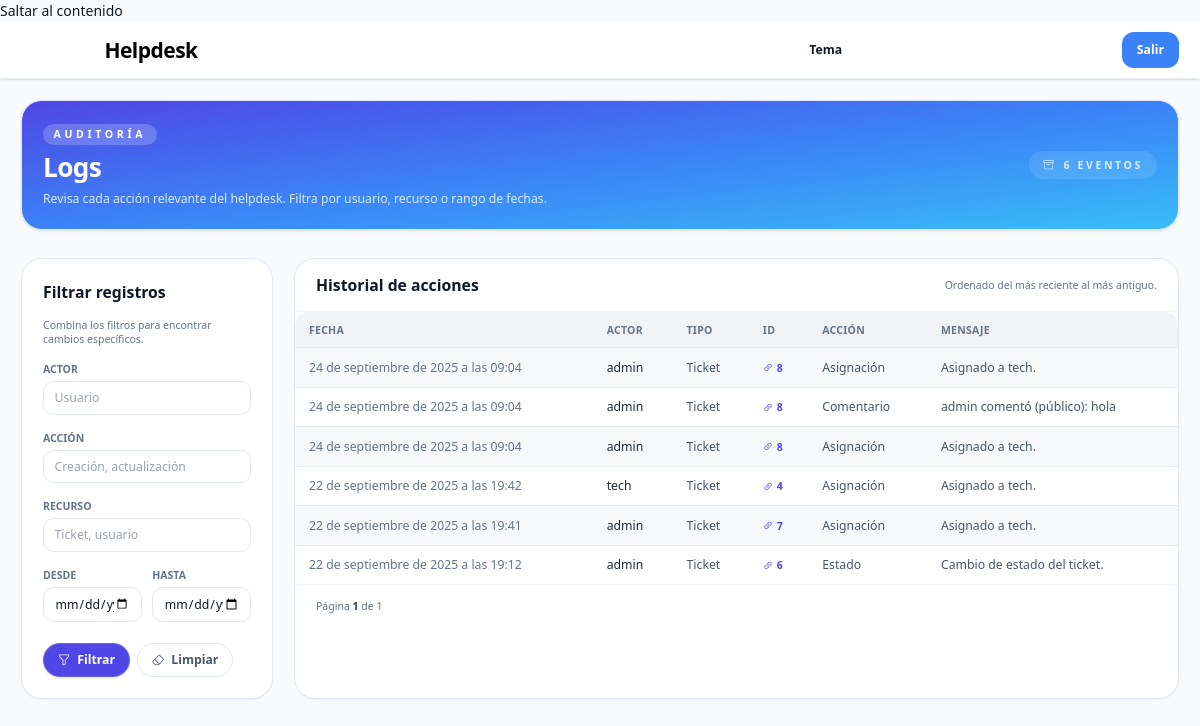
Page /logs/ (signed in) on the committed database.
### tickets/models.py (models this page shows, shortened)
class EventLog(models.Model):
    actor = models.ForeignKey(
        settings.AUTH_USER_MODEL, on_delete=models.SET_NULL, null=True, blank=True
    )
    model = models.CharField(max_length=50)
    obj_id = models.PositiveIntegerField()
    action = models.CharField(max_length=50)
    message = models.CharField(max_length=255)
    resource_id = models.PositiveIntegerField(null=True, blank=True)
    created_at = models.DateTimeField(auto_now_add=True)
    class Meta:
        ordering = ["-created_at"]

### tickets/views.py (the view)
# urls.py: path("logs/", ticket_views.logs_list, name="logs_list"),
@staff_member_required
def logs_list(request):
    qs = EventLog.objects.select_related("actor").all()
    model = request.GET.get("model")
    if model == "ticket":
        qs = qs.filter(model=model)
    obj_id = request.GET.get("obj_id")
    if obj_id:
        qs = qs.filter(obj_id=obj_id)
    actor = request.GET.get("actor")
    if actor:
        qs = qs.filter(actor__username__icontains=actor)
    action = request.GET.get("action")
    if action:
        qs = qs.filter(action__icontains=action)
    resource = request.GET.get("resource")
    if resource:
        qs = qs.filter(resource_id=resource)
    dfrom = request.GET.get("from")
    if dfrom:
        qs = qs.filter(created_at__date__gte=dfrom)
    dto = request.GET.get("to")
    if dto:
        qs = qs.filter(created_at__date__lte=dto)
    paginator = Paginator(qs, 20)
    page_number = request.GET.get("page")
    page_obj = paginator.get_page(page_number)
    params = request.GET.copy()
    params.pop("page", None)
    action_labels = {
        "CREATE": "Creación",
        "ASSIGN": "Asignación",
        "STATUS": "Estado",
        "COMMENT": "Comentario",
        "ATTACH": "Adjunto",
        "SLA_WARN": "Alerta SLA",
        "SLA_BREACH": "SLA vencido",
    }
    model_labels = {"ticket": "Ticket"}
    rows = []
    for item in page_obj:
        rows.append(
            {
                "created_at": localtime(item.created_at),
                "actor": getattr(item.actor, "username", "(sistema)"),
                "model": model_labels.get(item.model, item.model),
                "obj_id": item.obj_id,
                "action": action_labels.get(item.action, item.action),
                "message": item.message,
                "url": reverse("ticket_detail", args=[item.obj_id]) if item.model == "ticket" else "",
            }
        )
    ctx = {
        "logs": page_obj,
        "rows": rows,
        "page_obj": page_obj,
        "querystring": params.urlencode(),
        "filters": request.GET,
    }
    return TemplateResponse(request, "logs/list.html", ctx)

### tickets/templatetags/notifications.py (called while the page is built)
@register.simple_tag(takes_context=True)
def unread_notifications_count(context):
    user = context['request'].user
    if user.is_authenticated:
        return Notification.objects.filter(user=user, is_read=False).count()
    return 0

### tickets/templatetags/roles.py (called while the page is built)
@register.filter
def has_group(user, group_name: str) -> bool:
    try:
        if not getattr(user, "is_authenticated", False):
            return False
        if group_name == ROLE_ADMIN:
            return user.is_superuser or user.groups.filter(name=ROLE_ADMIN).exists()
        return user.groups.filter(name=group_name).exists()
    except Exception:
        return False

### templates/logs/list.html (shortened to what this page needs)
{% extends "base.html" %}
{% block content %}
<div class="space-y-8">
  <header class="rounded-3xl border border-indigo-100 bg-gradient-to-br from-indigo-600 via-blue-500 to-sky-400 p-6 text-white shadow">
    <div class="flex flex-col gap-3 md:flex-row md:items-center md:justify-between">
      <div class="space-y-2">
        <p class="inline-flex items-center gap-2 rounded-full bg-white/20 px-3 py-1 text-xs font-semibold uppercase tracking-[0.35em]">Auditoría</p>
        <h1 class="text-3xl font-bold tracking-tight">Logs</h1>
        <p class="max-w-2xl text-sm text-blue-100">Revisa cada acción relevante del helpdesk. Filtra por usuario, recurso o rango de fechas.</p>
      </div>
      <span class="inline-flex items-center gap-2 rounded-full bg-white/10 px-4 py-2 text-xs font-semibold uppercase tracking-[0.25em] text-white/80"><i class="bi bi-archive"></i> {{ page_obj.paginator.count }} eventos</span>
    </div>
  </header>
  <section class="grid gap-6 lg:grid-cols-[minmax(0,18rem)_1fr]">
    <aside>
      <form method="get" class="rounded-3xl border border-slate-200 bg-white p-6 shadow-sm space-y-4 text-sm">
        <h2 class="text-lg font-semibold text-slate-900">Filtrar registros</h2>
        <p class="text-xs text-slate-500">Combina los filtros para encontrar cambios específicos.</p>
        <div class="space-y-1">
          <label class="text-xs font-semibold uppercase text-slate-500" for="f-actor">Actor</label>
          <input id="f-actor" type="text" name="actor" value="{{ filters.actor }}" placeholder="Usuario" class="w-full rounded-xl border border-slate-200 px-3 py-2 focus:border-indigo-400 focus:outline-none focus:ring-2 focus:ring-indigo-100" />
        </div>
        <div class="space-y-1">
          <label class="text-xs font-semibold uppercase text-slate-500" for="f-action">Acción</label>
          <input id="f-action" type="text" name="action" value="{{ filters.action }}" placeholder="Creación, actualización" class="w-full rounded-xl border border-slate-200 px-3 py-2 focus:border-indigo-400 focus:outline-none focus:ring-2 focus:ring-indigo-100" />
        </div>
        <div class="space-y-1">
          <label class="text-xs font-semibold uppercase text-slate-500" for="f-resource">Recurso</label>
          <input id="f-resource" type="text" name="resource" value="{{ filters.resource }}" placeholder="Ticket, usuario" class="w-full rounded-xl border border-slate-200 px-3 py-2 focus:border-indigo-400 focus:outline-none focus:ring-2 focus:ring-indigo-100" />
        </div>
        <div class="grid grid-cols-1 gap-3 sm:grid-cols-2">
          <div class="space-y-1">
            <label class="text-xs font-semibold uppercase text-slate-500" for="f-from">Desde</label>
            <input id="f-from" type="date" name="from" value="{{ filters.from }}" class="w-full rounded-xl border border-slate-200 px-3 py-2 focus:border-indigo-400 focus:outline-none focus:ring-2 focus:ring-indigo-100" />
          </div>
          <div class="space-y-1">
            <label class="text-xs font-semibold uppercase text-slate-500" for="f-to">Hasta</label>
            <input id="f-to" type="date" name="to" value="{{ filters.to }}" class="w-full rounded-xl border border-slate-200 px-3 py-2 focus:border-indigo-400 focus:outline-none focus:ring-2 focus:ring-indigo-100" />
          </div>
        </div>
        <div class="flex flex-wrap items-center gap-2 pt-2">
          <button class="btn inline-flex items-center gap-2 rounded-full bg-indigo-600 px-4 py-2 font-semibold text-white shadow hover:bg-indigo-700" type="submit"><i class="bi bi-funnel"></i> Filtrar</button>
          <a href="{% url 'logs_list' %}" class="btn inline-flex items-center gap-2 rounded-full border border-slate-200 px-4 py-2 font-semibold text-slate-600 hover:border-indigo-200 hover:text-indigo-600"><i class="bi bi-eraser"></i> Limpiar</a>
        </div>
      </form>
    </aside>
    <article class="overflow-hidden rounded-3xl border border-slate-200 bg-white shadow-sm">
      <div class="flex items-center justify-between border-b border-slate-100 px-6 py-4">
        <h2 class="text-lg font-semibold text-slate-900">Historial de acciones</h2>
        <p class="text-xs text-slate-500">Ordenado del más reciente al más antiguo.</p>
      </div>
      <div class="overflow-x-auto">
        <table class="min-w-full divide-y divide-slate-100 text-sm">
          <thead class="bg-slate-50 text-xs uppercase tracking-wide text-slate-600">
            <tr>
              <th scope="col" class="px-4 py-3 text-left">Fecha</th>
              <th scope="col" class="px-4 py-3 text-left">Actor</th>
              <th scope="col" class="px-4 py-3 text-left">Tipo</th>
              <th scope="col" class="px-4 py-3 text-left">ID</th>
              <th scope="col" class="px-4 py-3 text-left">Acción</th>
              <th scope="col" class="px-4 py-3 text-left">Mensaje</th>
            </tr>
          </thead>
          <tbody class="divide-y divide-slate-100">
            {% for row in rows %}
            <tr class="transition hover:bg-slate-50">
              <td class="px-4 py-3 text-slate-500">{{ row.created_at }}</td>
              <td class="px-4 py-3 font-medium text-slate-800">{{ row.actor }}</td>
              <td class="px-4 py-3 text-slate-600">{{ row.model }}</td>
              <td class="px-4 py-3">
                {% if row.url %}
                  <a href="{{ row.url }}" class="inline-flex items-center gap-1 text-xs font-semibold text-indigo-600 hover:text-indigo-800">
                    <i class="bi bi-link-45deg"></i>{{ row.obj_id }}
                  </a>
                {% else %}
                  <span class="text-xs text-slate-500">{{ row.obj_id }}</span>
                {% endif %}
              </td>
              <td class="px-4 py-3 text-slate-600">{{ row.action }}</td>
              <td class="px-4 py-3 text-slate-600">{{ row.message }}</td>
            </tr>
            {% empty %}
            <tr>
              <td colspan="6" class="px-4 py-6 text-center text-sm text-slate-500">Sin registros para los filtros seleccionados.</td>
            </tr>
            {% endfor %}
          </tbody>
        </table>
      </div>
      <div class="flex flex-wrap items-center justify-between gap-3 border-t border-slate-100 px-6 py-4 text-xs text-slate-500">
        <div>
          Página <span class="font-semibold text-slate-700">{{ page_obj.number }}</span> de {{ page_obj.paginator.num_pages }}
        </div>
      </div>
    </article>
  </section>
</div>
{% endblock %}

### static/ui.css (style rules this page uses)
:root { --bg:255 255 255;--fg:17 24 39;--muted:100 116 139; --brand:59 130 246;--ok:16 185 129;--warn:245 158 11;--err:239 68 68; --radius:14px;--shadow:0 8px 30px rgba(2,6,23,.06) }
html { font-size:clamp(14px,1.05vw,16px) }
body { background:rgb(var(--bg));color:rgb(var(--fg));-webkit-font-smoothing:antialiased }
h1 { font-size:clamp(24px,3vw,36px);font-weight:800;letter-spacing:-.02em }
h2 { font-size:clamp(20px,2.4vw,28px);font-weight:700 }
a { color:rgb(var(--brand));text-decoration:none }
.btn { display:inline-flex;align-items:center;gap:.5rem;font-weight:700; padding:.6rem 1rem;border-radius:12px;border:1px solid rgba(148,163,184,.35); transition:transform .05s ease, background .2s }
.input { width:100%;border:1px solid rgba(148,163,184,.45);background:rgba(255,255,255,.85); border-radius:12px;padding:.6rem .8rem }
.table { width:100%;border-collapse:separate;border-spacing:0;overflow:hidden;border-radius:14px }
.table tr:nth-child(odd) { background:rgba(148,163,184,.08) }
.th { font-weight:700;color:rgb(var(--muted));text-align:left;padding:.8rem }
.td { padding:.8rem;border-top:1px solid rgba(148,163,184,.2) }
:where(a,button,input,select,textarea,[role="button"],[tabindex]):focus { outline:none }

### templates/base.html (style rules this page uses)
:root { color-scheme: light; }
.btn { transition: background-color 0.2s ease, transform 0.2s ease, box-shadow 0.2s ease; }

### rows in the picture
EventLog: message "Asignado a tech."
EventLog: message "admin comentó (público): hola"
EventLog: message "Asignado a tech."
EventLog: message "Asignado a tech."
EventLog: message "Asignado a tech."
EventLog: message "Cambio de estado del ticket."

### other values in the picture
{{ page_obj.paginator.count }} "6"
{{ row.created_at }} "24 de septiembre de 2025 a las 09:04" "24 de septiembre de 2025 a las 09:04" "24 de septiembre de 2025 a las 09:04" "22 de septiembre de 2025 a las 19:42" "22 de septiembre de 2025 a las 19:41" "22 de septiembre de 2025 a las 19:12"
{{ row.actor }} "admin" "admin" "admin" "tech" "admin" "admin"
{{ row.model }} "Ticket" "Ticket" "Ticket" "Ticket" "Ticket" "Ticket"
{{ row.obj_id }} "8" "8" "8" "4" "7" "6"
{{ row.action }} "Asignación" "Comentario" "Asignación" "Asignación" "Asignación" "Estado"
{{ page_obj.number }} "1"
{{ page_obj.paginator.num_pages }} "1"
